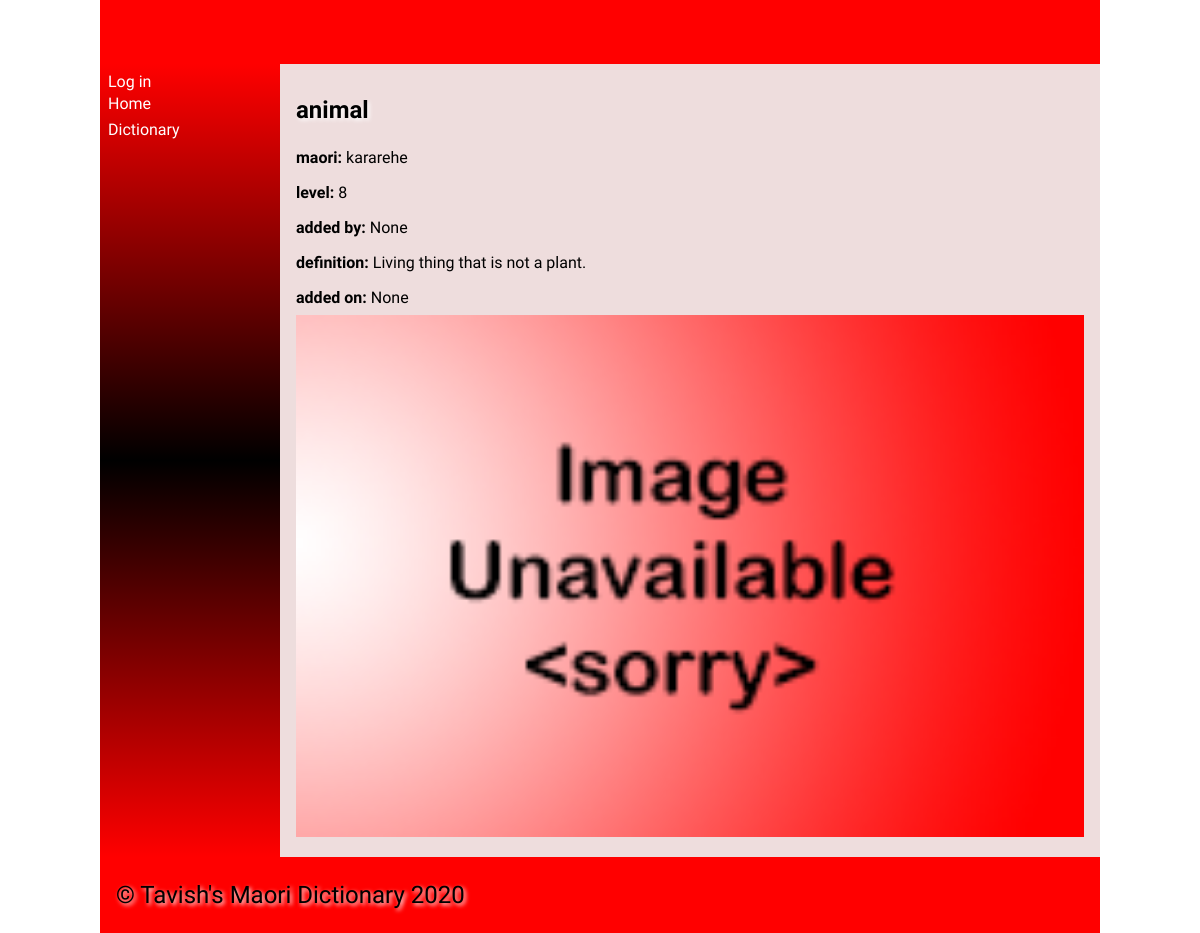
/words/animal, run on the app's committed database.
### tables this page shows
CREATE TABLE "words"
(
    id         integer
        constraint words_pk
            primary key autoincrement,
    english    varchar(30),
    maori      varchar(30),
    definition varchar(200),
    level      integer,
    image      varchar(12),
    added_by   varchar(30),
    userid     integer
        references users,
    timestamp  DATETIME
);

### app.py (the view)
@app.route('/words/<xword>')
def render_word_page(xword):
    if is_logged_in():
        userid = session['userid']
    con = create_connection(DB_NAME)
    cur = con.cursor()
    cur.execute ("SELECT english, maori, level, definition, added_by, image, timestamp, id FROM words WHERE english=?", (xword, ))
    user_data = cur.fetchall()
    con.commit()
    con.close()
    print(user_data)
    return render_template('words.html', logged_in = is_logged_in(), words=user_data)

### app.py (called while the page is built)
def is_logged_in():
    if session.get('email') is None:
        print('Not logged in')
        return False
    else:
        print('Logged in')
        return True

def create_connection(db_file):
   try:
       connection = sqlite3.connect(db_file)
       connection.execute('pragma foreign_keys=ON')
       return connection
   except Error as e:
       print(e)
   return None

### templates/words.html (shortened to what this page needs)
{% extends "base.html" %}
{% block main %}
<div id="words">
{% for words in words %}
        <div class = "product-box">
            <h2>  {{ words[0] }}</h2>
            <p> <strong> maori: </strong> {{ words[1] }}</p>
            <p> <strong> level: </strong> {{ words[2] }}</p>
            <p> <strong> added by: </strong> {{ words[4] }}</p>
            <p> <strong> definition: </strong> {{ words[3] }}</p>
            <p> <strong> added on: </strong> {{ words[6] }}</p>
            <img src= "/static/images/{{words[5] }}">
        </div>
        {% endfor %}
</div>
{% endblock %}

### templates/base.html (shortened to what this page needs)
<!doctype html>
<html lang="en">
<head>
	<link href="{{ url_for('static', filename='css/style.css') }}" rel="stylesheet">
</head>
<body>
	<div id="container">
		<header>
			<h1>{% block heading %}{% endblock %}</h1>
		</header>
		<nav>
            {% if logged_in %}
                <a href="/logout">Log out</a>
            {% else %}
                <a href="/login">Log in</a>
            {% endif %}
			<ul>
                <li><a href="\">Home</a></li>
				<li><a href="\dictionary">Dictionary</a></li>
			</ul>
		</nav>
		<main>
            {% block main%}{% endblock %}
        </main>
		<footer>
			<p>
				&copy; Tavish's Maori Dictionary 2020
			</p>
		</footer>
	</div>
</body>
</html>

### static/css/style.css (style rules this page uses)
* { font-family: Comfortaa, sans-serif; margin: 0; padding: 0; box-sizing: border-box; }
#container { display: grid; grid-template-columns: 75px auto; grid-template-areas: 'nav header' 'main main' 'footer footer'; }
header { grid-area: header; background-color: #ff0000; padding: 1rem; }
nav { grid-area: nav; }
main { grid-area: main; padding: 1rem; background-color: #edd; }
h1, h2, h3, h4 { padding: 1rem 0; font-family: 'Suez One', serif; color: #000; text-shadow: 2px 2px 4px #fff; }
p { padding: 0.5rem 0; }
a { color: #222; }
img { width: 100%; }
footer { grid-area: footer; padding: 1rem; background-color: #f00; }
footer p { color: #000; text-shadow: 2px 2px 4px #fff; font-size: 1.5rem; }
@media only screen and (min-width: 768px) { #container { grid-template-columns: 180px auto; grid-template-areas: 'header header' 'nav main' 'footer footer'; } }
@media only screen and (min-width: 768px) { nav { background: linear-gradient(180deg, rgba(255,0,0,1) 0%, rgba(0, 0, 0, 1) 50%, rgba(255,0,0,1) 100%); padding: 0.5rem; } }
@media only screen and (min-width: 768px) { nav ul { list-style: none; } }
@media only screen and (min-width: 768px) { nav li { padding: 0.2rem 0; } }
@media only screen and (min-width: 768px) { nav a { color: #fff; text-decoration: none; } }
@media only screen and (min-width: 1000px) { #container { width: 1000px; margin: auto; } }

### data on the page
words: english "animal", maori "kararehe", level "8", words "None", definition "Living thing that is not a plant.", image (placeholder picture)
